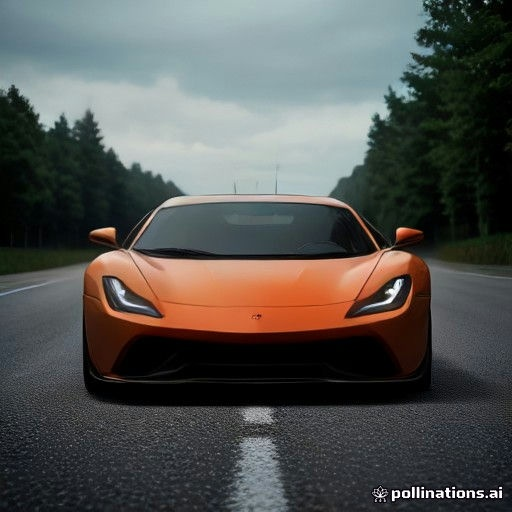
#> input picture backend/cache/01550f03b0d8596921aad7c88d8c2546.jpg, 512 x 512 px
$ python -i cv_pipeline.py   (imports and definitions only)   (older library calls are emulated)
#> lines starting #> are read from the running program, lines starting #| are printed output that depends on the picture
"""
Classical Computer Vision Pipeline for Resource-Efficient Text-to-Image Generation
Mandatory Technical Requirements (Category A):
  1. Image resizing and resolution optimization (Bicubic, Lanczos, Edge-Preserving Super-Res)
  2. Colour correction and image enhancement (Gray-World AWB, CLAHE on LAB, Saturation, Gamma)
  3. Edge-aware post-processing (Bilateral filter, Edge-preserving Unsharp Mask)
  4. Image quality assessment (Laplacian Sharpness, Tenengrad, Naturalness/BRISQUE proxy, Dynamic Range)
  5. Artifact detection and correction (Noise estimation, Blockiness/Ringing, Adaptive suppression)
"""

import cv2
import numpy as np
import base64
import io
from PIL import Image

class ClassicalCVPipeline:
    def __init__(self):
        pass

    @staticmethod
    def gray_world_white_balance(img: np.ndarray) -> np.ndarray:
        """
        Auto White Balance using the Gray-World assumption:
        Computes the average reflectance of the scene and adjusts channel gains.
        """
        result = img.astype(np.float32)
        b_avg = np.mean(result[:, :, 0])
        g_avg = np.mean(result[:, :, 1])
        r_avg = np.mean(result[:, :, 2])

        # Avoid division by zero
        if b_avg < 1e-4 or g_avg < 1e-4 or r_avg < 1e-4:
            return img

        gray_avg = (b_avg + g_avg + r_avg) / 3.0

        # Scale each channel by gray_avg / channel_avg
        result[:, :, 0] = np.clip(result[:, :, 0] * (gray_avg / b_avg), 0, 255)
        result[:, :, 1] = np.clip(result[:, :, 1] * (gray_avg / g_avg), 0, 255)
        result[:, :, 2] = np.clip(result[:, :, 2] * (gray_avg / r_avg), 0, 255)
        return result.astype(np.uint8)

    @staticmethod
    def enhance_color_clahe(img: np.ndarray, clip_limit: float = 2.0, tile_grid_size: tuple = (8, 8),
                            saturation_factor: float = 1.15, gamma: float = 1.05) -> np.ndarray:
        """
        Enhance color and dynamic range:
        - CLAHE applied exclusively to Lightness (L*) channel in CIELAB space to preserve chroma
        - HSV saturation boost
        - Gamma correction
        """
        # 1. CLAHE in CIELAB space
        lab = cv2.cvtColor(img, cv2.COLOR_BGR2LAB)
        l, a, b = cv2.split(lab)
        clahe = cv2.createCLAHE(clipLimit=clip_limit, tileGridSize=tile_grid_size)
        l_enhanced = clahe.apply(l)
        enhanced_lab = cv2.merge((l_enhanced, a, b))
        enhanced_bgr = cv2.cvtColor(enhanced_lab, cv2.COLOR_LAB2BGR)

        # 2. Saturation boost in HSV space
        hsv = cv2.cvtColor(enhanced_bgr, cv2.COLOR_BGR2HSV).astype(np.float32)
        hsv[:, :, 1] = np.clip(hsv[:, :, 1] * saturation_factor, 0, 255)
        enhanced_bgr = cv2.cvtColor(hsv.astype(np.uint8), cv2.COLOR_HSV2BGR)

        # 3. Gamma correction: O = 255 * (I / 255) ^ (1 / gamma)
        if abs(gamma - 1.0) > 0.01:
            inv_gamma = 1.0 / max(gamma, 0.1)
            table = np.array([((i / 255.0) ** inv_gamma) * 255 for i in np.arange(0, 256)]).astype(np.uint8)
            enhanced_bgr = cv2.LUT(enhanced_bgr, table)

        return enhanced_bgr

    @staticmethod
    def edge_aware_filter(img: np.ndarray, diameter: int = 7, sigma_color: float = 50.0,
                          sigma_space: float = 50.0) -> np.ndarray:
        """
        Edge-preserving smoothing using Bilateral Filtering:
        Smooths generative latent noise in homogeneous regions while sharply preserving semantic edges.
        """
        return cv2.bilateralFilter(img, d=diameter, sigmaColor=sigma_color, sigmaSpace=sigma_space)

    @staticmethod
    def edge_preserving_unsharp_mask(img: np.ndarray, strength: float = 0.8,
                                     threshold: int = 10, blur_ksize: int = 5) -> np.ndarray:
        """
        Edge-preserving unsharp mask with halo suppression:
        Generates high-frequency details without overshooting boundaries or amplifying high-frequency noise.
        """
        blurred = cv2.GaussianBlur(img, (blur_ksize, blur_ksize), 0)
        diff = cv2.absdiff(img, blurred)
        gray_diff = cv2.cvtColor(diff, cv2.COLOR_BGR2GRAY)

        # Create mask where detail exceeds noise threshold
        _, mask = cv2.threshold(gray_diff, threshold, 255, cv2.THRESH_BINARY)
        mask = mask.astype(np.float32) / 255.0
        mask_3ch = cv2.merge([mask, mask, mask])

        # Sharpened image
        sharpened = cv2.addWeighted(img, 1.0 + strength, blurred, -strength, 0)

        # Blend according to edge mask
        output = img.astype(np.float32) * (1.0 - mask_3ch) + sharpened.astype(np.float32) * mask_3ch
        return np.clip(output, 0, 255).astype(np.uint8)

    # [29 lines left out: function resolution_optimization, not called in this run]

    @staticmethod
    def detect_and_correct_artifacts(img: np.ndarray) -> tuple[np.ndarray, dict]:
        """
        Artifact Detection and Correction:
        - Detects high-frequency checkerboard / grid artifacts common in distilled VAE decoders
        - Computes artifact density metric
        - Corrects via adaptive median and directional smoothing
        """
        gray = cv2.cvtColor(img, cv2.COLOR_BGR2GRAY)

        # High-pass filter using Difference of Gaussians (DoG)
        g1 = cv2.GaussianBlur(gray, (3, 3), 0.5)
        g2 = cv2.GaussianBlur(gray, (7, 7), 2.0)
        dog = cv2.absdiff(g1, g2)

        # Estimate high-frequency noise variance
        noise_var = float(np.var(dog))

        # Estimate blockiness metric (discontinuity along 8x8 or 4x4 latent grid lines)
        h, w = gray.shape
        diff_h = np.abs(gray[1:, :] - gray[:-1, :])
        diff_w = np.abs(gray[:, 1:] - gray[:, :-1])
        grid_step = 8
        grid_boundary_energy_h = np.mean(diff_h[grid_step-1::grid_step, :]) if h > grid_step else 0.0
        internal_energy_h = np.mean(diff_h)
        blockiness_ratio = float(grid_boundary_energy_h / (internal_energy_h + 1e-5))

        artifact_metrics = {
            "high_frequency_noise_variance": round(noise_var, 3),
            "blockiness_index": round(blockiness_ratio, 3),
            "artifact_severity": "low" if noise_var < 80 and blockiness_ratio < 1.3 else ("medium" if noise_var < 180 else "high")
        }

        # Correct if needed:
        corrected = img.copy()
        if artifact_metrics["artifact_severity"] in ["medium", "high"]:
            # Apply fast selective denoising
            denoised = cv2.fastNlMeansDenoisingColored(img, None, h=3, hColor=3, templateWindowSize=7, searchWindowSize=15)
            # Retain high-contrast edge features
            edges = cv2.Canny(gray, 60, 150)
            edges_dilated = cv2.dilate(edges, np.ones((3,3), np.uint8), iterations=1)
            mask = (edges_dilated.astype(np.float32) / 255.0)[:, :, None]
            corrected = (img.astype(np.float32) * mask + denoised.astype(np.float32) * (1.0 - mask)).astype(np.uint8)
            artifact_metrics["corrected"] = True
        else:
            artifact_metrics["corrected"] = False

        return corrected, artifact_metrics

    @staticmethod
    def assess_image_quality(img: np.ndarray) -> dict:
        """
        Image Quality Assessment (IQA):
        - Laplacian variance sharpness score: High values indicate crisp textures
        - Tenengrad gradient energy: Quantitative measure of edge distinctness
        - Contrast & dynamic range
        - BRISQUE naturalness proxy: Evaluates natural scene statistics of MSCN coefficients
        """
        gray = cv2.cvtColor(img, cv2.COLOR_BGR2GRAY)

        # 1. Laplacian Sharpness
        laplacian = cv2.Laplacian(gray, cv2.CV_64F)
        lap_var = float(laplacian.var())

        # 2. Tenengrad Gradient
        gx = cv2.Sobel(gray, cv2.CV_64F, 1, 0, ksize=3)
        gy = cv2.Sobel(gray, cv2.CV_64F, 0, 1, ksize=3)
        tenengrad = float(np.mean(gx**2 + gy**2))

        # 3. Dynamic Range & Michelson Contrast
        min_val, max_val = float(np.min(gray)), float(np.max(gray))
        dynamic_range = max_val - min_val
        michelson_contrast = round((max_val - min_val) / (max_val + min_val + 1e-5), 3)

        # 4. MSCN (Mean Subtracted Contrast Normalized) Naturalness Proxy
        mu = cv2.GaussianBlur(gray.astype(np.float32), (7, 7), 1.16)
        sigma = np.sqrt(np.abs(cv2.GaussianBlur((gray.astype(np.float32) - mu)**2, (7, 7), 1.16)))
        mscn = (gray.astype(np.float32) - mu) / (sigma + 1.0)

        # Natural images have near-Gaussian MSCN distributions
        mscn_kurtosis = float(np.mean(mscn**4) / (np.mean(mscn**2)**2 + 1e-5))
        # Optimal kurtosis for natural scene statistics is around 3.0
        naturalness_score = round(max(0.0, min(100.0, 100.0 - abs(mscn_kurtosis - 3.0) * 12.0)), 1)

        # Overall aesthetic / sharpness score normalized 0-100
        sharpness_score = round(min(100.0, (lap_var / 500.0) * 100.0), 1)

        return {
            "laplacian_sharpness": round(lap_var, 2),
            "sharpness_score_percent": sharpness_score,
            "tenengrad_energy": round(tenengrad, 1),
            "dynamic_range": int(dynamic_range),
            "michelson_contrast": michelson_contrast,
            "naturalness_score": naturalness_score,
            "overall_quality_score": round(0.4 * sharpness_score + 0.35 * naturalness_score + 0.25 * (michelson_contrast * 100), 1)
        }

    def process(self, img_bgr: np.ndarray, target_size: tuple = (512, 512),
                enable_wb: bool = True, enable_clahe: bool = True,
                enable_bilateral: bool = True, enable_unsharp: bool = True,
                enable_artifacts: bool = True, super_res_method: str = "edge_preserving") -> tuple[np.ndarray, dict]:
        """
        Execute full classical computer vision post-processing pipeline.
        Returns:
          processed_img_bgr, metrics_dict
        """
        metrics = {}

        # 1. Artifact detection and correction
        current_img = img_bgr
        if enable_artifacts:
            current_img, art_metrics = self.detect_and_correct_artifacts(current_img)
            metrics["artifacts"] = art_metrics

        # 2. Auto white balance
        if enable_wb:
            current_img = self.gray_world_white_balance(current_img)

        # 3. Edge-aware bilateral filtering to clear latent generative noise
        if enable_bilateral:
            current_img = self.edge_aware_filter(current_img, diameter=5, sigma_color=35.0, sigma_space=35.0)

        # 4. Color enhancement & CLAHE
        if enable_clahe:
            current_img = self.enhance_color_clahe(current_img, clip_limit=2.0, tile_grid_size=(8, 8),
                                                    saturation_factor=1.12, gamma=1.04)

        # 5. Resolution optimization & super-resolution
        if current_img.shape[0] != target_size[1] or current_img.shape[1] != target_size[0]:
            current_img = self.resolution_optimization(current_img, target_size, method=super_res_method)

        # 6. Edge-preserving unsharp masking for final crisp definition
        if enable_unsharp:
            current_img = self.edge_preserving_unsharp_mask(current_img, strength=0.75, threshold=8, blur_ksize=5)

        # 7. Comprehensive IQA
        metrics["iqa"] = self.assess_image_quality(current_img)

        return current_img, metrics


# [15 lines left out: functions bgr_to_base64, base64_to_bgr, not called in this run]


# [8 lines not run here, left out]

>>> import cv2
>>> picture = cv2.imread('cache/01550f03b0d8596921aad7c88d8c2546.jpg')
#> picture is the input picture: shape (512, 512, 3); mean B, G, R 81, 84.1, 83.7
>>> result = ClassicalCVPipeline().process(picture)
#> in detect_and_correct_artifacts, `dog = cv2.absdiff(g1, g2)`:
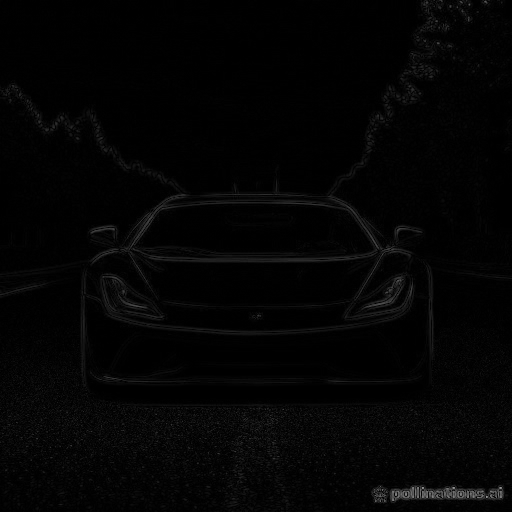
#> dog: shape (512, 512); min 0, max 149, mean 3.9
#> in detect_and_correct_artifacts, `noise_var = float(np.var(dog))`: noise_var = 62.4
#> in detect_and_correct_artifacts, `diff_w = np.abs(gray[:, 1:] - gray[:, :-1])`:
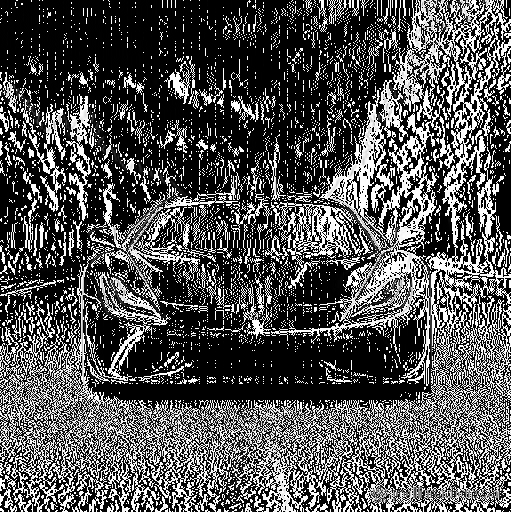
#> diff_w: shape (512, 511); min 0, max 255, mean 83.4
#> in detect_and_correct_artifacts, `grid_boundary_energy_h = np.mean(diff_h[grid_step-1::grid_step, :]) if..`: grid_boundary_energy_h = 119.1
#> in detect_and_correct_artifacts, `internal_energy_h = np.mean(diff_h)`: internal_energy_h = 104
#> in detect_and_correct_artifacts, `blockiness_ratio = float(grid_boundary_energy_h / (internal_energy_h +..`: blockiness_ratio = 1.14
#> in detect_and_correct_artifacts, `artifact_metrics = { "high_frequency_noise_variance": round(noise_var,..`: artifact_metrics = {'high_frequency_noise_variance': 62.4, 'blockiness_index': 1.15, 'artifact_severity': 'low'}
#> in process, `current_img, art_metrics = self.detect_and_correct_artifacts(current_i..`: art_metrics = {'high_frequency_noise_variance': 62.4, 'blockiness_index': 1.15, 'artifact_severity': 'low', 'corrected': False}
#> in gray_world_white_balance, `b_avg = np.mean(result[:, :, 0])`: b_avg = 80.99
#> in gray_world_white_balance, `g_avg = np.mean(result[:, :, 1])`: g_avg = 84.08
#> in gray_world_white_balance, `r_avg = np.mean(result[:, :, 2])`: r_avg = 83.74
#> in gray_world_white_balance, `gray_avg = (b_avg + g_avg + r_avg) / 3.0`: gray_avg = 82.94
#> in enhance_color_clahe, `lab = cv2.cvtColor(img, cv2.COLOR_BGR2LAB)`: lab: shape (512, 512, 3); mean of channels 0, 1, 2 86.8, 128.7, 128.4
#> in enhance_color_clahe, `enhanced_lab = cv2.merge((l_enhanced, a, b))`: enhanced_lab: shape (512, 512, 3); mean of channels 0, 1, 2 101.2, 128.7, 128.4
#> in enhance_color_clahe, `hsv[:, :, 1] = np.clip(hsv[:, :, 1] * saturation_factor, 0, 255)`:
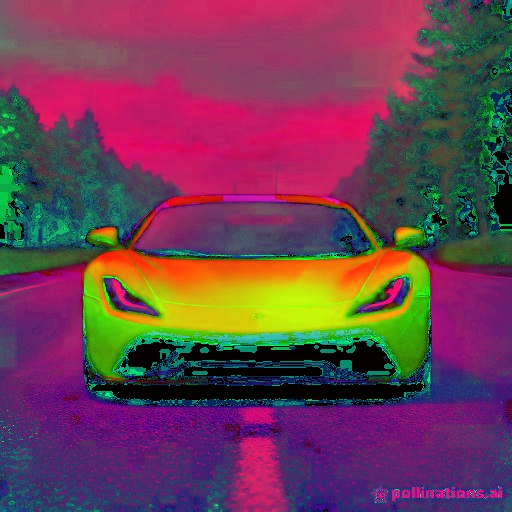
#> hsv: shape (512, 512, 3) float32; mean B, G, R 82.2, 63.7, 108.4
#> in edge_preserving_unsharp_mask, `_, mask = cv2.threshold(gray_diff, threshold, 255, cv2.THRESH_BINARY)`:
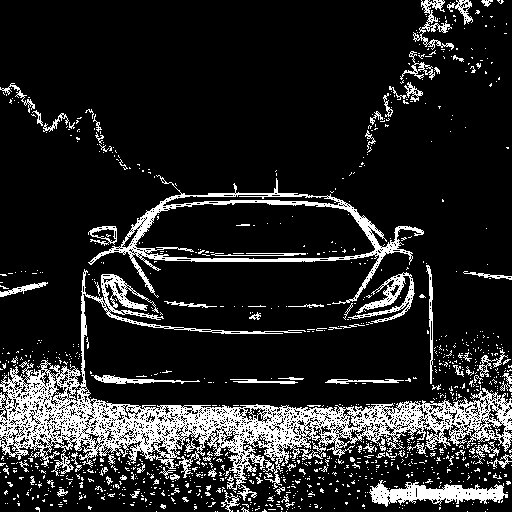
#> mask: shape (512, 512); 14.6% white in thin lines or dots
#> in edge_preserving_unsharp_mask, `mask = mask.astype(np.float32) / 255.0`: mask: shape (512, 512) float32; values 0 (black) and 1 (white), 14.6% white in thin lines or dots
#> in assess_image_quality, `lap_var = float(laplacian.var())`: lap_var = 4754.1
#> in assess_image_quality, `gy = cv2.Sobel(gray, cv2.CV_64F, 0, 1, ksize=3)`:
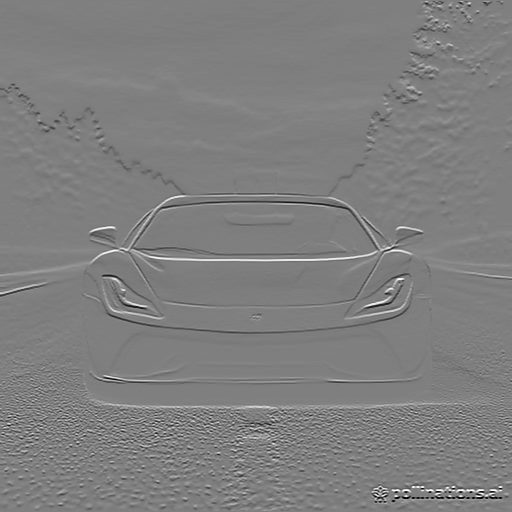
#> gy: shape (512, 512) float64; min -1020, max 1020, mean -1.6; drawn with min black and max white
#> in assess_image_quality, `tenengrad = float(np.mean(gx**2 + gy**2))`: tenengrad = 18586.6
#> in assess_image_quality, `min_val, max_val = float(np.min(gray)), float(np.max(gray))`: min_val = 0; max_val = 255
#> in assess_image_quality, `michelson_contrast = round((max_val - min_val) / (max_val + min_val + ..`: michelson_contrast = 1
#> in assess_image_quality, `mu = cv2.GaussianBlur(gray.astype(np.float32), (7, 7), 1.16)`:
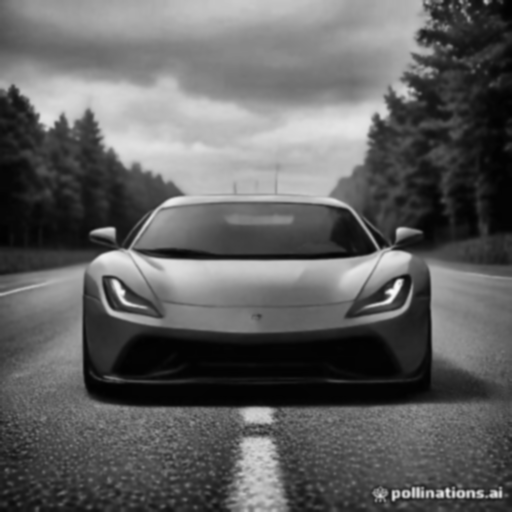
#> mu: shape (512, 512) float32; min 2.03, max 249.3, mean 96.4
#> in assess_image_quality, `mscn = (gray.astype(np.float32) - mu) / (sigma + 1.0)`:
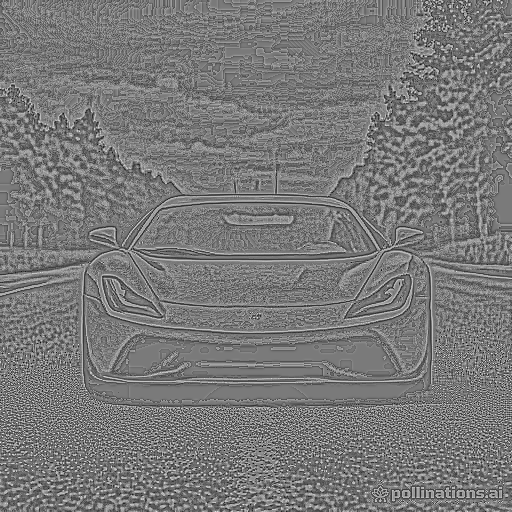
#> mscn: shape (512, 512) float32; min -2.53, max 2.75, mean -0.0175; drawn with min black and max white
#> in assess_image_quality, `mscn_kurtosis = float(np.mean(mscn**4) / (np.mean(mscn**2)**2 + 1e-5))`: mscn_kurtosis = 3.36
#> in assess_image_quality, `naturalness_score = round(max(0.0, min(100.0, 100.0 - abs(mscn_kurtosi..`: naturalness_score = 95.6
#> in assess_image_quality, `sharpness_score = round(min(100.0, (lap_var / 500.0) * 100.0), 1)`: sharpness_score = 100

$ run again, on backend/cache/040bc7e5052ed8b88e9b3101ae06f718.jpg
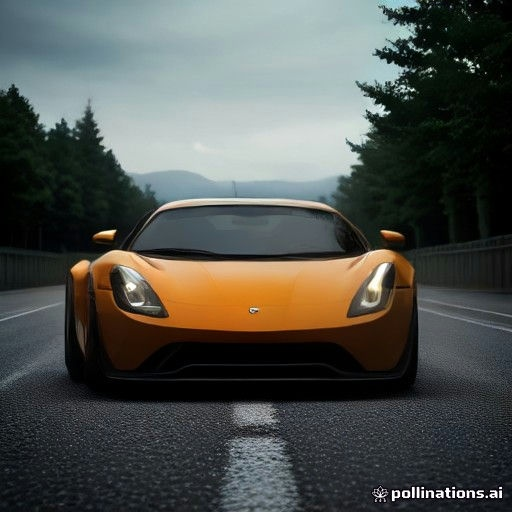
#> input picture backend/cache/040bc7e5052ed8b88e9b3101ae06f718.jpg, 512 x 512 px
#> picture is the input picture: shape (512, 512, 3); mean B, G, R 77.5, 82.2, 79.4
#> noise_var = 71.14
#> grid_boundary_energy_h = 115.2
#> internal_energy_h = 100.6
#> blockiness_ratio = 1.15
#> artifact_metrics = {'high_frequency_noise_variance': 71.14, 'blockiness_index': 1.15, 'artifact_severity': 'low'}
#> art_metrics = {'high_frequency_noise_variance': 71.14, 'blockiness_index': 1.15, 'artifact_severity': 'low', 'corrected': False}
#> b_avg = 77.52
#> g_avg = 82.15
#> r_avg = 79.42
#> gray_avg = 79.7
#> lab: shape (512, 512, 3); mean of channels 0, 1, 2 82.7, 129, 128
#> enhanced_lab: shape (512, 512, 3); mean of channels 0, 1, 2 97.9, 129, 128
#> in edge_preserving_unsharp_mask, `_, mask = cv2.threshold(gray_diff, threshold, 255, cv2.THRESH_BINARY)`:
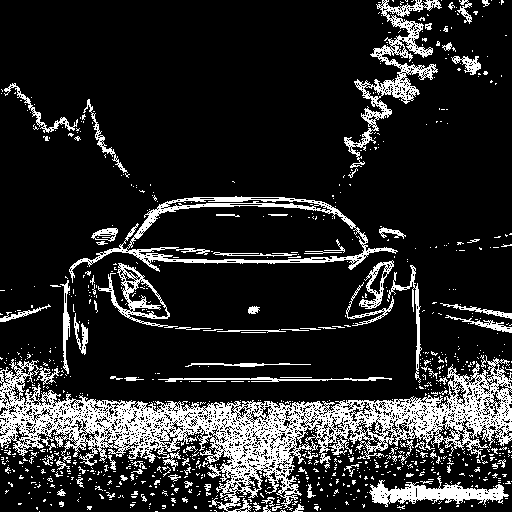
#> mask: shape (512, 512); 16.1% white in thin lines or dots
#> mask_3ch: shape (512, 512, 3) float32; values 0 (black) and 1 (white), 16.1% white in thin lines or dots
#> lap_var = 4990.7
#> tenengrad = 20508.5
#> min_val = 0; max_val = 255
#> michelson_contrast = 1
#> in assess_image_quality, `mscn = (gray.astype(np.float32) - mu) / (sigma + 1.0)`:
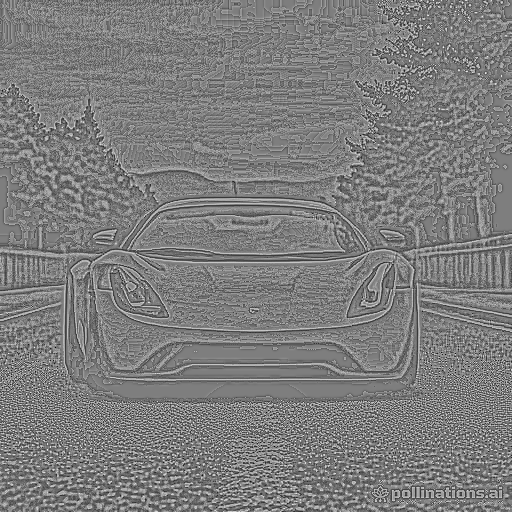
#> mscn: shape (512, 512) float32; min -2.64, max 2.68, mean -0.0188; drawn with min black and max white
#> mscn_kurtosis = 3.34
#> naturalness_score = 95.9
#> sharpness_score = 100
